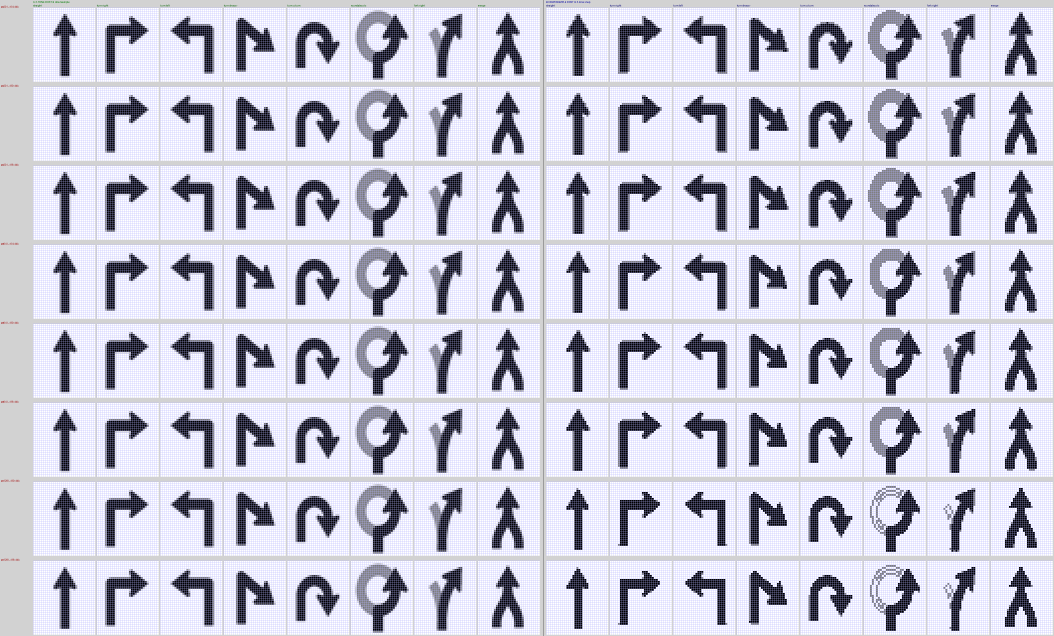
#> input picture dis_client/googleicons/ab_comparison.png, 4214 x 2542 px, given in place of ic_straight.png, which was not available (shown at 1/4 size)
$ python test_mode_downsample.py
#> lines starting #> are read from the running program, lines starting #| are printed output that depends on the picture; after the words box and inside, x2 and y2 are one past the last pixel; in counts of white or black regions, pixels touching at a corner belong together; pictures that were not available may be replaced by others from this repository, and a replacement may not be noted
#!/usr/bin/env python3
"""
Mode (majority-vote) downsampler.
For each output pixel, counts black/gray/white votes from the source region.
Zero blending — output is always exactly one of 3 tones.

Shows comparison grid varying the pre-quantize thresholds (alpha_cut, lum_black_max).
"""
import os
from PIL import Image, ImageDraw

TARGET_W = 31
TARGET_H = 37
INPUT_DIR = 'pngs'
SCALE_UP  = 10

ICONS = [
    'ic_straight.png',
    'ic_turn_right.png',
    'ic_turn_left.png',
    'ic_turn_sharp_right.png',
    'ic_turn_u_turn_clockwise.png',
    'ic_roundabout_counterclockwise.png',
    'ic_fork_right.png',
    'ic_merge.png',
]

BLACK = 0
GRAY  = 127
WHITE = 255

# Categories used internally
CAT_BLACK = 0
CAT_GRAY  = 1
CAT_WHITE = 2


def prequantize_cats(img_rgba, alpha_cut, lum_black_max):
    """Return a categorical image (0=black, 1=gray, 2=white) at full res."""
    src = img_rgba.load()
    w, h = img_rgba.size
    out = Image.new('L', (w, h), CAT_WHITE)
    dst = out.load()
    for y in range(h):
        for x in range(w):
            r, g, b, a = src[x, y]
            if a < alpha_cut:
                dst[x, y] = CAT_WHITE
            else:
                lum = 0.299*r + 0.587*g + 0.114*b
                dst[x, y] = CAT_BLACK if lum <= lum_black_max else CAT_GRAY
    return out


def mode_downsample(cat_img):
    """Majority-vote downsample. No blending — picks most common category."""
    sw, sh = cat_img.size
    src = cat_img.load()
    out = Image.new('L', (TARGET_W, TARGET_H), WHITE)
    dst = out.load()

    for oy in range(TARGET_H):
        y0 = int(oy * sh / TARGET_H)
        y1 = max(y0 + 1, int((oy + 1) * sh / TARGET_H))
        for ox in range(TARGET_W):
            x0 = int(ox * sw / TARGET_W)
            x1 = max(x0 + 1, int((ox + 1) * sw / TARGET_W))

            votes = [0, 0, 0]  # black, gray, white
            for y in range(y0, y1):
                for x in range(x0, x1):
                    votes[src[x, y]] += 1

            # Majority: ties broken black > gray > white
            best_cat = max(range(3), key=lambda k: votes[k])
            dst[ox, oy] = [BLACK, GRAY, WHITE][best_cat]

    return out


# Variants: (alpha_cut, lum_black_max)
VARIANTS = [
    ( 20,  64, 'a≥20  L<64=blk'),
    ( 20,  80, 'a≥20  L<80=blk'),
    ( 20,  96, 'a≥20  L<96=blk'),
    ( 64,  64, 'a≥64  L<64=blk'),
    ( 64,  80, 'a≥64  L<80=blk'),
    ( 64,  96, 'a≥64  L<96=blk'),
    (128,  64, 'a≥128 L<64=blk'),
    (128,  96, 'a≥128 L<96=blk'),
]


def zoom_cell(img_gray):
    return img_gray.resize(
        (TARGET_W * SCALE_UP, TARGET_H * SCALE_UP),
        Image.Resampling.NEAREST).convert('RGB')

def draw_pixel_grid(draw, x, y):
    for px in range(0, TARGET_W*SCALE_UP, SCALE_UP):
        draw.line([(x+px, y), (x+px, y+TARGET_H*SCALE_UP)], fill=(200,200,255), width=1)
    for py in range(0, TARGET_H*SCALE_UP, SCALE_UP):
        draw.line([(x, y+py), (x+TARGET_W*SCALE_UP, y+py)], fill=(200,200,255), width=1)


def build_grid():
    padding  = 3
    label_w  = 150
    row_lh   = 14

    cell_w = TARGET_W * SCALE_UP + padding*2
    cell_h = TARGET_H * SCALE_UP + padding*2

    grid_w = label_w + len(ICONS) * cell_w
    grid_h = len(VARIANTS) * (cell_h + row_lh)

    grid = Image.new('RGB', (grid_w, grid_h), (215, 215, 215))
#> grid: PIL image 2678x3120 RGB; every value is 215
    draw = ImageDraw.Draw(grid)

    for row_i, (ac, lb, label) in enumerate(VARIANTS):
        y_base = row_i * (cell_h + row_lh)
        draw.text((4, y_base + row_lh//2), label, fill=(160, 0, 0))

        for col_i, fname in enumerate(ICONS):
            path = os.path.join(INPUT_DIR, fname)
            img  = Image.open(path).convert('RGBA')

            cats  = prequantize_cats(img, ac, lb)
#> in prequantize_cats, `out = Image.new('L', (w, h), CAT_WHITE)`: out: PIL image 4214x2542 L; every value is 2
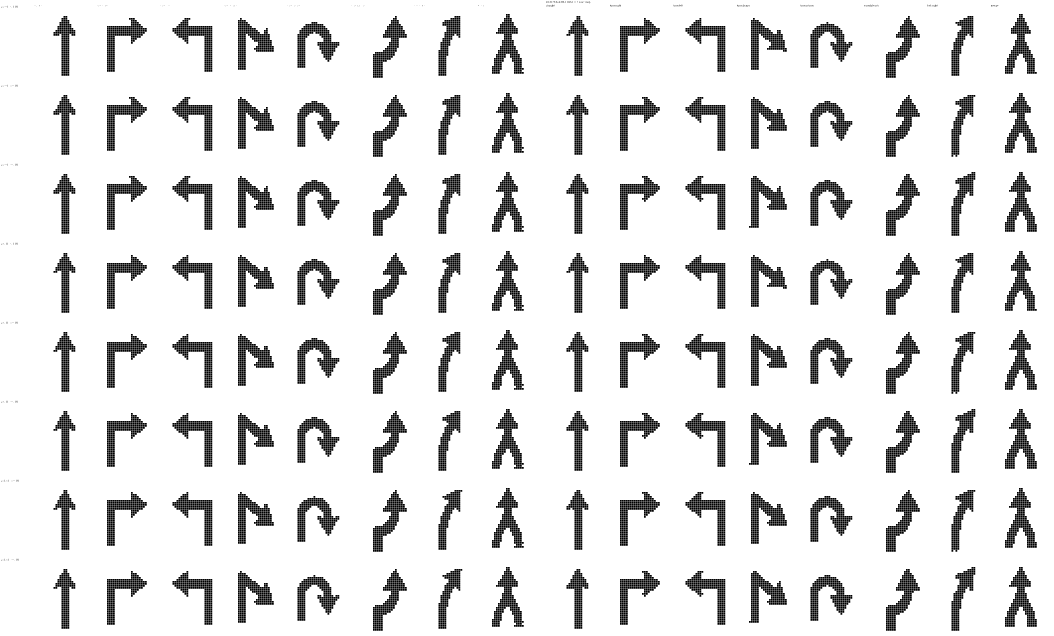
#> cats: PIL image 4214x2542 L (shown at 1/4 size); values 0 (black) and 1 (white), 88.7% white; 24995 black regions (424 under 20 px), largest, box (x1, y1, x2, y2) and area: (2024, 56, 2031, 63) 49, (2032, 56, 2039, 63) 49, (4076, 56, 4083, 63) 49
            small = mode_downsample(cats)
#> in mode_downsample, `out = Image.new('L', (TARGET_W, TARGET_H), WHITE)`: out: PIL image 31x37 L; every value is 255
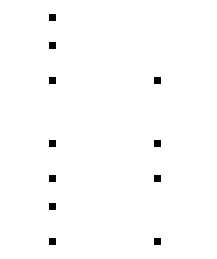
#> small: PIL image 31x37 L (shown 7 times larger); values 0 (black) and 127 (white), 99% white; black in thin lines or dots, all inside (x1, y1, x2, y2) = (7, 2, 23, 35)

            x = label_w + col_i * cell_w + padding
            y = y_base + row_lh + padding

            grid.paste(zoom_cell(small), (x, y))
#> in zoom_cell, `return img_gray.resize( (TARGET_W * SCALE_UP, TARGET_H * SCALE_UP), Im..`:
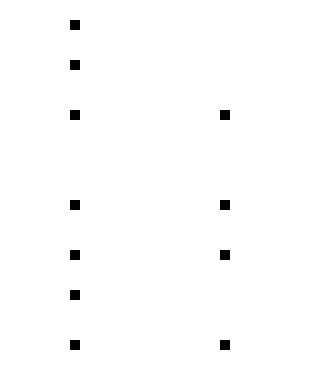
#> returned value: PIL image 310x370 RGB; values 0 (black) and 127 (white), 99% white; 11 black regions, largest, box (x1, y1, x2, y2) and area: (70, 20, 80, 30) 100, (70, 60, 80, 70) 100, (70, 110, 80, 120) 100
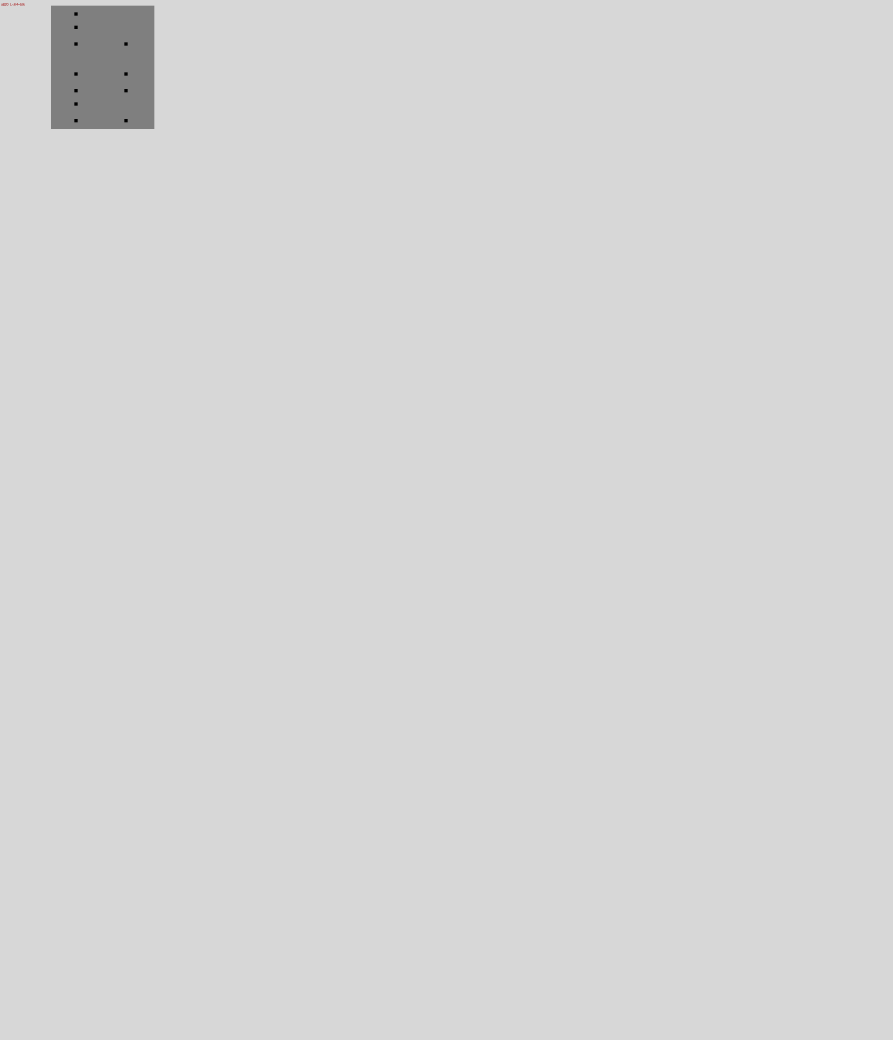
#> grid: PIL image 2678x3120 RGB (shown at 1/3 size); mean R, G, B 213.8, 213.8, 213.8
            draw_pixel_grid(draw, x, y)

    for col_i, fname in enumerate(ICONS):
        x = label_w + col_i*cell_w + padding
        short = fname.replace('ic_','').replace('.png','').replace('_',' ')
        draw.text((x, 2), short[:14], fill=(0,0,150))

    out = 'mode_downsample.png'
    grid.save(out)
    print(f"Saved {out}  ({grid_w}x{grid_h})")


if __name__ == '__main__':
#> (the run stopped early here; a loop or call above may not have finished)
